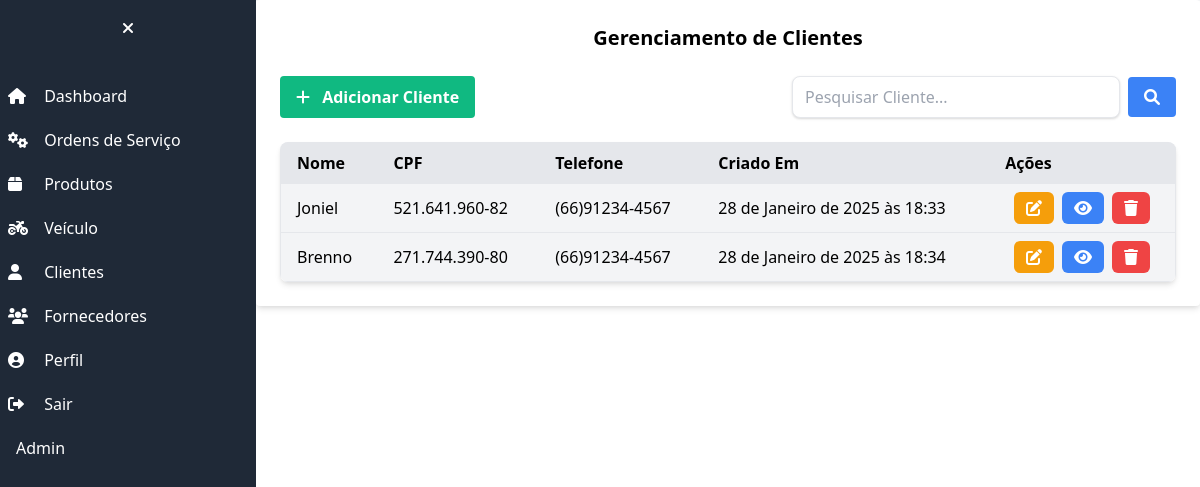
The page /clientes/ (signed in) on the database as committed earlier.
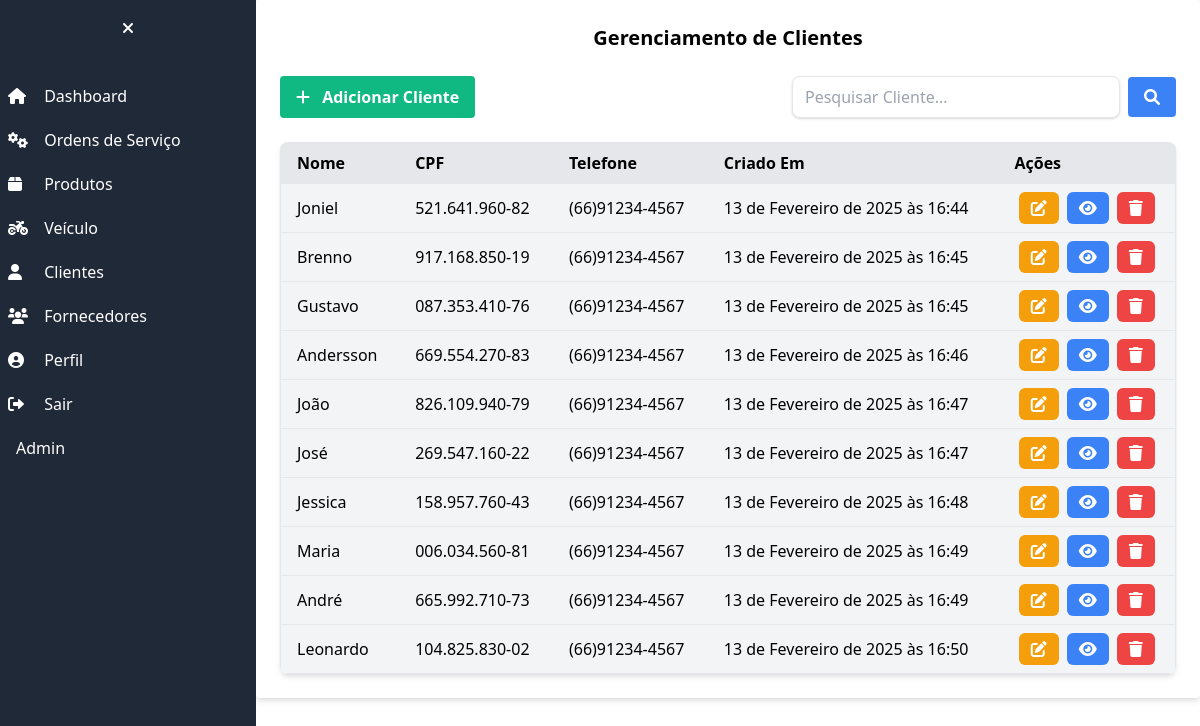
The same page on the database as committed later.
### cliente/models.py (models this page shows, shortened)
class Cliente(models.Model):
    nome = models.CharField('NOME', max_length=255)
    cpf_cnpj = models.CharField('CPF', max_length=18, validators=[validate_cpf_cnpj])
    data_nascimento = models.DateField('NASCIDO EM')
    telefone = models.CharField('TELEFONE 1', max_length=20, validators=[validate_phone])
    telefone2 = models.CharField('TELEFONE 2', max_length=20, validators=[validate_phone], blank=True)
    email = models.EmailField('EMAIL', blank=True)
    endereco_cep = models.CharField('CEP', max_length=10, blank=True)
    endereco_logradouro = models.CharField('ENDEREÇO', max_length=255, blank=True)
    endereco_numero = models.CharField('NÚMERO', max_length=10, blank=True)
    endereco_bairro = models.CharField('BAIRRO', max_length=255, blank=True)
    endereco_cidade = models.CharField('CIDADE', max_length=255, blank=True)
    endereco_estado = models.CharField('ESTADO', max_length=2, choices=ESTADOS_CHOICES, blank=True)
    endereco_complemento = models.CharField('COMPLEMENTO', max_length=255, blank=True)
    observacao = models.TextField('OBSERVAÇÕES', blank=True)
    criado_em = models.DateTimeField('CRIADO EM', auto_now_add=True)
    class Meta:
        verbose_name = 'Cliente'
        verbose_name_plural = 'Clientes'

### cliente/views.py (the view)
# urls.py: path('', ClienteListView.as_view(), name='cliente_list'),
class ClienteListView(ListView):
    model = Cliente
    template_name = 'cliente_list.html'
    context_object_name = 'clientes'
    def get_queryset(self):
        queryset = super().get_queryset()
        search_query = self.request.GET.get('search', '')
        if search_query:
            queryset = queryset.filter(nome__icontains=search_query)
        return queryset

### cliente/templates/cliente_list.html (shortened to what this page needs)
{% extends "base.html" %}
{% block content %}
<div class="w-full max-w-full md:max-w-5xl lg:max-w-7xl mx-auto bg-white rounded shadow-md p-6">
    <h2 class="text-xl font-bold mb-6 text-center">Gerenciamento de Clientes</h2>
    <div class="flex justify-between mb-6">
        <button class="bg-green-500 hover:bg-green-600 text-white font-bold py-2 px-4 rounded focus:outline-none focus:shadow-outline flex items-center">
            <a href="cliente/novo/">
            <i class="fas fa-plus mr-2"></i> Adicionar Cliente
            </a>
        </button>
        <form method="GET" action="{% url 'cliente_list' %}" class="w-full max-w-sm flex items-center">
            <input
                type="text"
                name="search"
                placeholder="Pesquisar Cliente..."
                class="w-full py-2 px-3 border rounded-lg shadow focus:outline-none focus:ring"
                value="{{ request.GET.search|default:'' }}"
            />
            <button
                type="submit"
                class="ml-2 bg-blue-500 hover:bg-blue-600 text-white font-bold py-2 px-4 rounded focus:outline-none focus:shadow-outline"
            >
                <i class="fas fa-search"></i>
            </button>
        </form>
    </div>
    <div class="overflow-x-auto shadow-md rounded-lg">
        <table class="table-auto w-full text-left bg-gray-100 border rounded-lg">
            <thead>
                <tr class="bg-gray-200">
                    <th class="px-4 py-2">Nome</th>
                    <th class="px-4 py-2">CPF</th>
                    <th class="px-4 py-2">Telefone</th>
                    <th class="px-4 py-2">Criado Em</th>
                    <th class="px-4 py-2">Ações</th>
                </tr>
            </thead>
            <tbody>
                {% for cliente in clientes %}
                <tr class="border-t">
                    <td class="px-4 py-2">{{cliente.nome}}</td>
                    <td class="px-4 py-2">{{cliente.cpf_cnpj}}</td>
                    <td class="px-4 py-2">{{cliente.telefone}}</td>
                    <td class="px-4 py-2">{{cliente.criado_em}}</td>
                    <td class=" px-4 py-2 text-center flex justify-center space-x-2">
                        <a href="{% url 'cliente_edit' pk=cliente.pk %}" class="bg-yellow-500 hover:bg-yellow-600 text-white py-1 px-3 rounded-md">
                            <i class="fas fa-edit"></i>
                        </a>
                        <a href="{% url 'cliente_detail' pk=cliente.pk %}" class="bg-blue-500 hover:bg-blue-600 text-white py-1 px-3 rounded-md">
                        <i class="fas fa-eye"></i>
                        </a>
                        <a href="{% url 'cliente_confirm_delete' pk=cliente.pk %}" class="bg-red-500 hover:bg-red-600 text-white py-1 px-3 rounded-md">
                            <i class="fas fa-trash"></i>
                        </a>
                    </td>
                </tr>
                {% empty %}
                <tr>
                    <td colspan="7" class="text-center text-gray-500 py-4">Nenhuma ordem de serviço encontrada.</td>
                </tr>
                {% endfor %}
            </tbody>
        </table>
    </div>
</div>
{% endblock %}

Rows that differ between the two databases and show on the page:
changed Cliente "Joniel": criado_em "28 de Janeiro de 2025 às 18:33" → "13 de Fevereiro de 2025 às 16:44"
changed Cliente "Brenno": cpf_cnpj "271.744.390-80" → "917.168.850-19"; criado_em "28 de Janeiro de 2025 às 18:34" → "13 de Fevereiro de 2025 às 16:45"
added Cliente: nome "Gustavo", cpf_cnpj "087.353.410-76", telefone "(66)91234-4567", criado_em "13 de Fevereiro de 2025 às 16:45"
added Cliente: nome "Andersson", cpf_cnpj "669.554.270-83", telefone "(66)91234-4567", criado_em "13 de Fevereiro de 2025 às 16:46"
added Cliente: nome "João", cpf_cnpj "826.109.940-79", telefone "(66)91234-4567", criado_em "13 de Fevereiro de 2025 às 16:47"
added Cliente: nome "José", cpf_cnpj "269.547.160-22", telefone "(66)91234-4567", criado_em "13 de Fevereiro de 2025 às 16:47"
added Cliente: nome "Jessica", cpf_cnpj "158.957.760-43", telefone "(66)91234-4567", criado_em "13 de Fevereiro de 2025 às 16:48"
added Cliente: nome "Maria", cpf_cnpj "006.034.560-81", telefone "(66)91234-4567", criado_em "13 de Fevereiro de 2025 às 16:49"
added Cliente: nome "André", cpf_cnpj "665.992.710-73", telefone "(66)91234-4567", criado_em "13 de Fevereiro de 2025 às 16:49"
added Cliente: nome "Leonardo", cpf_cnpj "104.825.830-02", telefone "(66)91234-4567", criado_em "13 de Fevereiro de 2025 às 16:50"
